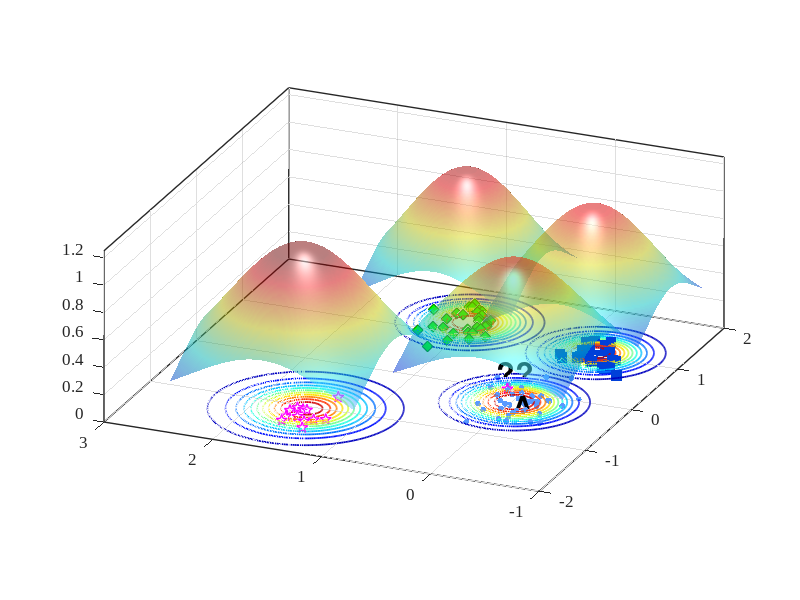

MATLAB code for this plot:
%% Reproduce EVM-style demo figure (no toolboxes)
clear; close all; clc; rng(7);

% ---------- 1) 合成四类二维数据 ----------
% 类中心（大致对应图中位置）
C_star  = [-1.15  1.55];   % 红色星
C_diam  = [ 1.25  1.05];   % 绿色菱形
C_square= [ 1.05 -0.20];   % 蓝色方块
C_dot   = [-0.20  0.00];   % 蓝色小点（被 A 标注影响的那簇）

% 协方差（控制每簇形状）
S = @(sx,sy,rho)[sx^2 rho*sx*sy; rho*sx*sy sy^2];
Sig_star   = S(0.18,0.20, 0.05);
Sig_diam   = S(0.22,0.18,-0.10);
Sig_square = S(0.20,0.16, 0.05);
Sig_dot    = S(0.25,0.18, 0.00);

% 从高斯采样（不用 mvnrnd）
sample = @(N,mu,SIG) (randn(N,2)*chol(SIG,'lower') + mu);

X_star   = sample(12,C_star,   Sig_star);
X_diam   = sample(30,C_diam,   Sig_diam);
X_square = sample(28,C_square, Sig_square);
X_dot    = sample(45,C_dot,    Sig_dot);

% 加一个“离群星”靠近 A（见原图左中）
X_star = [X_star; 0.02 0.15];

% ---------- 2) 底面散点与样式 ----------
figure('Color','w','Position',[100,100,800,600]);
hold on; box on; grid on;
z0 = 0; % 所有散点都放在 z=0 的平面

scatter3(X_dot(:,1),   X_dot(:,2),   z0+zeros(size(X_dot,1),1),   18, [0.35 0.60 1.00], 'filled');  % 蓝色小点
scatter3(X_diam(:,1),  X_diam(:,2),  z0+zeros(size(X_diam,1),1),  60, 'g', 'd', 'filled', 'MarkerEdgeColor',[0 0.45 0]); % 绿菱形
scatter3(X_square(:,1),X_square(:,2),z0+zeros(size(X_square,1),1),60, [0 0.25 0.85], 's', 'filled'); % 蓝方块
scatter3(X_star(:,1),  X_star(:,2),  z0+zeros(size(X_star,1),1),  70, [1 0 1], 'pentagram', 'LineWidth',1.0); % 洋红星

% ---------- 3) ψ-model 等值环（彩色同心） ----------
% 采用带形状参的径向函数 psi(r) = exp(-(r/s)^t)
psi = @(X,Y,cx,cy,s,t) exp( - ( sqrt((X-cx).^2 + (Y-cy).^2) ./ s ).^t );

% 选几处“极端向量/代表点”（包含 A 所在）
EV = [ -0.23 -0.02 ;   % A 对应蓝点极端向量
        1.06 -0.22 ;   % 蓝方块
        1.28  1.03 ;   % 绿菱形
       -1.05  1.55 ];  % 红星
scale = [0.42, 0.36, 0.40, 0.48];   % 各自 scale
shape = [2.6,  2.2,  2.4,  2.0];    % 各自 shape

% 网格
[xg,yg] = meshgrid(linspace(-3,3,400));
colormap(jet); caxis([0 1]);

% 等高线层级（红到蓝：高到低）
levels = linspace(1.0,0.05,12);

for k = 1:size(EV,1)
    Z = psi(xg,yg,EV(k,1),EV(k,2),scale(k),shape(k));
    [~, h] = contour(xg,yg,Z,levels);    % 直接画在底面，保持颜色映射
    set(h,'LineWidth',1.25);

    % 将等高线明确压到 z=0（兼容不同 MATLAB 版本）
    ch = get(h,'Children');
    for ic = 1:numel(ch)
        zd = get(ch(ic),'ZData');
        if ~isempty(zd)
            set(ch(ic),'ZData',zeros(size(zd))); % 强制贴在 z=0
        end
    end
end

% 标出 A 与问号
text(-0.34,-0.06,0.02,'A','FontWeight','bold','FontSize',20,'Color','k');
text( 0.25, 0.35,0.03,'??','FontWeight','bold','FontSize',22,'Color','k');
text( 2.90,-0.05,0.03,'?','FontWeight','bold','FontSize',22,'Color','k');

% ---------- 4) 上方半透明“钟形面”（表示类支持/概率） ----------
% 用四个高斯穹顶，中心与各簇一致
gauss2 = @(X,Y,cx,cy,s) exp(-((X-cx).^2 + (Y-cy).^2)/(2*s^2));
tops  = {C_star, C_diam, C_square, C_dot};
sigT  = [0.65 0.55 0.55 0.60];
amp   = [1.05 0.95 0.90 0.85];

% 抬高穹顶，并缩小每个穹顶的覆盖范围（为每个穹顶使用局部网格）
zlift      = 0.18;   % 统一抬高量（不改变颜色映射）
spanFactor = 1.3;    % 每个穹顶半宽 = spanFactor * sigma（越小覆盖越小）
gridN      = 121;    % 局部网格分辨率

for i=1:4
    cx = tops{i}(1); cy = tops{i}(2);
    span = spanFactor * sigT(i);
    [xgi,ygi] = meshgrid(linspace(cx - span, cx + span, gridN), ...
                         linspace(cy - span, cy + span, gridN));

    Zt = amp(i) * gauss2(xgi,ygi,cx,cy,sigT(i));
    % 用 Zt 作为颜色，Zt+zlift 作为高度，从而抬高且保留原色
    s1 = surf(xgi,ygi, Zt + zlift, Zt, 'EdgeColor','none', 'FaceAlpha',0.5);
end
shading interp; camlight headlight; lighting gouraud;

% ---------- 5) 轴、视角与观感 ----------
xlim([-2 2]); ylim([-1 3]); zlim([0 1.25]); view(-67,22);
axis vis3d; daspect([1 1 0.8]);
set(gca,'FontName','Times New Roman','FontSize',12,'LineWidth',1);
% xlabel('x'); ylabel('y'); zlabel('score / \psi');

% 网格和背景风格
grid on; 
% set(gca,'GridAlpha',0.2,'MinorGridAlpha',0.2);
